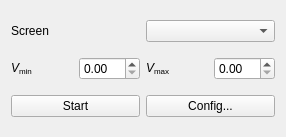
<?xml version="1.0" encoding="UTF-8"?>
<ui version="4.0">
 <class>Form</class>
 <widget class="QWidget" name="Form">
  <property name="geometry">
   <rect>
    <x>0</x>
    <y>0</y>
    <width>286</width>
    <height>137</height>
   </rect>
  </property>
  <property name="windowTitle">
   <string>Form</string>
  </property>
  <layout class="QVBoxLayout" name="verticalLayout">
   <item>
    <layout class="QHBoxLayout" name="horizontalLayout_4">
     <item>
      <widget class="QLabel" name="label_2">
       <property name="text">
        <string>Screen</string>
       </property>
      </widget>
     </item>
     <item>
      <widget class="QComboBox" name="screen_combo_box"/>
     </item>
    </layout>
   </item>
   <item>
    <layout class="QHBoxLayout" name="horizontalLayout_7">
     <item>
      <layout class="QHBoxLayout" name="horizontalLayout_6">
       <item>
        <layout class="QHBoxLayout" name="horizontalLayout_2">
         <item>
          <widget class="QLabel" name="label_3">
           <property name="text">
            <string>&lt;html&gt;&lt;head/&gt;&lt;body&gt;&lt;p&gt;&lt;span style=&quot; font-style:italic;&quot;&gt;V&lt;/span&gt;&lt;span style=&quot; vertical-align:sub;&quot;&gt;min&lt;/span&gt;&lt;/p&gt;&lt;/body&gt;&lt;/html&gt;</string>
           </property>
          </widget>
         </item>
         <item>
          <widget class="QDoubleSpinBox" name="voltage_lower_spinbox"/>
         </item>
        </layout>
       </item>
       <item>
        <layout class="QHBoxLayout" name="horizontalLayout_3">
         <item>
          <widget class="QLabel" name="label_5">
           <property name="text">
            <string>&lt;html&gt;&lt;head/&gt;&lt;body&gt;&lt;p&gt;&lt;span style=&quot; font-style:italic;&quot;&gt;V&lt;/span&gt;&lt;span style=&quot; vertical-align:sub;&quot;&gt;max&lt;/span&gt;&lt;/p&gt;&lt;/body&gt;&lt;/html&gt;</string>
           </property>
          </widget>
         </item>
         <item>
          <widget class="QDoubleSpinBox" name="voltage_upper_spinbox"/>
         </item>
        </layout>
       </item>
      </layout>
     </item>
    </layout>
   </item>
   <item>
    <layout class="QHBoxLayout" name="horizontalLayout_5">
     <item>
      <widget class="QPushButton" name="start_stop_button">
       <property name="text">
        <string>Start</string>
       </property>
      </widget>
     </item>
     <item>
      <widget class="QPushButton" name="config_button">
       <property name="text">
        <string>Config...</string>
       </property>
      </widget>
     </item>
    </layout>
   </item>
  </layout>
 </widget>
 <resources/>
 <connections/>
</ui>
